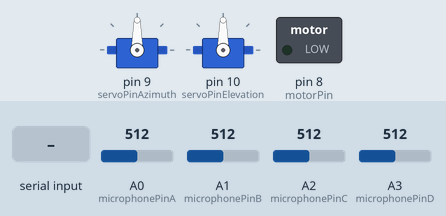
A sketch run on a simulated Arduino Uno, built with avr-gcc and run on an emulated ATmega328P. On the bench: 2 × servo, switched loads named in the sketch (green lamp = pin HIGH). The inputs (shaded band) are chosen by the test bench; at power-on: A0 (microphonePinA) = 512, A1 (microphonePinB) = 512, A2 (microphonePinC) = 512, A3 (microphonePinD) = 512.

Above: at 1.2 s.
1.3 s: "90,45\n" received over Serial
At 4.0 s:
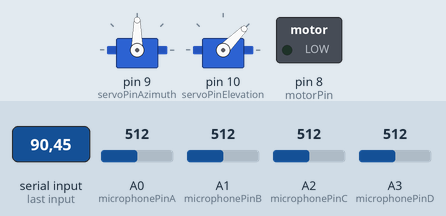
4.3 s: "30,150\n" received over Serial
At 6.2 s:
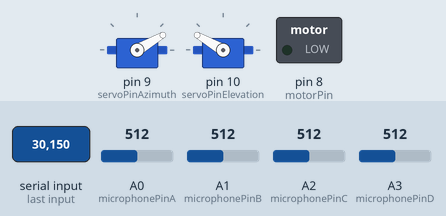
6.8 s: "1,90\n" received over Serial
At 9.2 s:
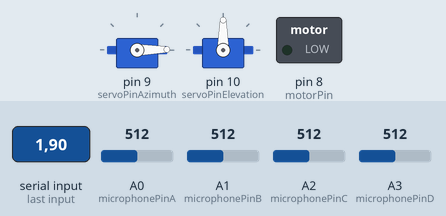
Timing chart, 0 to 10.7 s (numbered marks = the images above; inputs shaded):
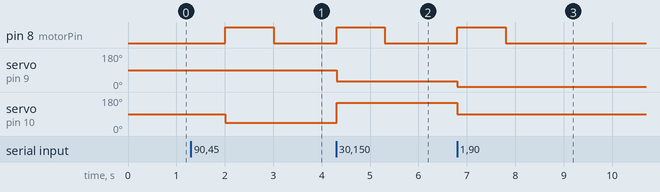

Measured:
- after the input at 1.3 s, pin 8 (motorPin): LOW → HIGH after 0.71 s, → LOW 1.0 s later; servo on pin 10 (servoPinElevation): 90° → 45° after 0.71 s
- after the input at 4.3 s, pin 8 (motorPin): LOW → HIGH at once, → LOW 1.0 s later; servo on pin 9 (servoPinAzimuth): 90° → 30° at once; servo on pin 10 (servoPinElevation): 45° → 150° at once
- after the input at 6.8 s, pin 8 (motorPin): LOW → HIGH at once, → LOW 1.0 s later; servo on pin 9 (servoPinAzimuth): 30° → 1° at once; servo on pin 10 (servoPinElevation): 150° → 90° at once

The sketch:

final_version.ino
```cpp
#include <Servo.h>

// Définir les broches pour les servos et le moteur DC
Servo servoAzimuth;
Servo servoElevation;
const int servoPinAzimuth = 9;
const int servoPinElevation = 10;
const int motorPin = 8; // Broche de contrôle du moteur DC

// Définir les broches pour les microphones
const int microphonePinA = A0;
const int microphonePinB = A1;
const int microphonePinC = A2;
const int microphonePinD = A3;

// Déclarer des variables pour stocker les lectures des microphones
int readingA, readingB, readingC, readingD;
unsigned long voiceDetectedTime[4] = {0};

// Buffers pour stocker les lectures de chaque microphone
const int shortTermBufferSize = 5; // Réduire la taille pour des détections plus rapides
const int longTermBufferSize = 20; // Tampon à long terme réduit pour réagir plus rapidement aux changements
int shortTermBufferA[shortTermBufferSize], shortTermBufferB[shortTermBufferSize], shortTermBufferC[shortTermBufferSize], shortTermBufferD[shortTermBufferSize];
int longTermBufferA[longTermBufferSize], longTermBufferB[longTermBufferSize], longTermBufferC[longTermBufferSize], longTermBufferD[longTermBufferSize];
int shortTermBufferIndex = 0, longTermBufferIndex = 0;

// Variables d'état de détection
bool detectingA = true, detectingB = true, detectingC = true, detectingD = true;
float baselineA = 0, baselineB = 0, baselineC = 0, baselineD = 0;
unsigned long detectionStartTime = 0;
const unsigned long detectionDuration = 1000000; // 1 seconde en microsecondes pour une réaction rapide
const unsigned long initialCollectionDuration = 2000000; // 2 secondes en microsecondes pour collecte initiale
unsigned long startTime;

// Variables pour le contrôle du moteur
bool motorActivated = false;
unsigned long motorStartTime = 0;
const unsigned long motorDuration = 1000000; // 1 seconde en microsecondes

void setup() {
    // Initialiser les broches des microphones
    pinMode(microphonePinA, INPUT);
    pinMode(microphonePinB, INPUT);
    pinMode(microphonePinC, INPUT);
    pinMode(microphonePinD, INPUT);

    // Initialiser la broche du moteur
    pinMode(motorPin, OUTPUT);
    digitalWrite(motorPin, LOW); // S'assurer que le moteur est éteint au démarrage

    // Initialiser la communication série pour le débogage
    Serial.begin(9600);

    // Initialiser les servos
    servoAzimuth.attach(servoPinAzimuth);
    servoElevation.attach(servoPinElevation);

    // Initialiser le temps de début
    startTime = micros();
}

void loop() {
    // Si le moteur est activé, ne pas collecter de nouvelles données
    if (motorActivated) {
        // Vérifier si le temps de désactivation du moteur est atteint
        if (micros() - motorStartTime > motorDuration) {
            digitalWrite(motorPin, LOW);
            motorActivated = false;
        }
        return;
    }

    // Lire les signaux des microphones
    readingA = analogRead(microphonePinA);
    readingB = analogRead(microphonePinB);
    readingC = analogRead(microphonePinC);
    readingD = analogRead(microphonePinD);

    // Mettre à jour les tampons
    shortTermBufferA[shortTermBufferIndex] = readingA;
    shortTermBufferB[shortTermBufferIndex] = readingB;
    shortTermBufferC[shortTermBufferIndex] = readingC;
    shortTermBufferD[shortTermBufferIndex] = readingD;

    longTermBufferA[longTermBufferIndex] = readingA;
    longTermBufferB[longTermBufferIndex] = readingB;
    longTermBufferC[longTermBufferIndex] = readingC;
    longTermBufferD[longTermBufferIndex] = readingD;

    shortTermBufferIndex = (shortTermBufferIndex + 1) % shortTermBufferSize;
    longTermBufferIndex = (longTermBufferIndex + 1) % longTermBufferSize;

    // Calculer les moyennes
    float shortTermAvgA = calculateAverage(shortTermBufferA, shortTermBufferSize);
    float shortTermAvgB = calculateAverage(shortTermBufferB, shortTermBufferSize);
    float shortTermAvgC = calculateAverage(shortTermBufferC, shortTermBufferSize);
    float shortTermAvgD = calculateAverage(shortTermBufferD, shortTermBufferSize);

    float longTermAvgA = calculateAverage(longTermBufferA, longTermBufferSize);
    float longTermAvgB = calculateAverage(longTermBufferB, longTermBufferSize);
    float longTermAvgC = calculateAverage(longTermBufferC, longTermBufferSize);
    float longTermAvgD = calculateAverage(longTermBufferD, longTermBufferSize);

    unsigned long currentTime = micros();

    // Phase de collecte initiale de données pendant 2 secondes
    if (currentTime - startTime < initialCollectionDuration) {
        return;
    }

    // Détecter le son en fonction de la détection initiale et maintenir le seuil

    // Microphone A
    if (detectingA && readingA > shortTermAvgA + 7) { // Si detectingA est vrai, cela signifie que nous recherchons la première détection
        voiceDetectedTime[0] = currentTime;            // Enregistrer le temps de détection
        baselineA = longTermAvgA;                      // Mettre à jour la baseline
        detectingA = false;                            // Passer à false pour indiquer que la détection initiale est faite
    }

    // Microphone B
    if (detectingB && readingB > shortTermAvgB + 7) {
        voiceDetectedTime[1] = currentTime;
        baselineB = longTermAvgB;
        detectingB = false;
    }

    // Microphone C
    if (detectingC && readingC > shortTermAvgC + 7) {
        voiceDetectedTime[2] = currentTime;
        baselineC = longTermAvgC;
        detectingC = false;
    }

    // Microphone D
    if (detectingD && readingD > shortTermAvgD + 7) {
        voiceDetectedTime[3] = currentTime;
        baselineD = longTermAvgD;
        detectingD = false;
    }

    // Maintenir la détection pour une certaine durée

    // Microphone A
    if (!detectingA && readingA > baselineA) { // Si detectingA est false, cela signifie que nous maintenons la détection
        voiceDetectedTime[0] = currentTime;    // Mettre à jour le temps de détection
    }

    // Microphone B
    if (!detectingB && readingB > baselineB) {
        voiceDetectedTime[1] = currentTime;
    }

    // Microphone C
    if (!detectingC && readingC > baselineC) {
        voiceDetectedTime[2] = currentTime;
    }

    // Microphone D
    if (!detectingD && readingD > baselineD) {
        voiceDetectedTime[3] = currentTime;
    }

    // Réinitialiser la logique de détection après la durée
    if (currentTime - detectionStartTime > detectionDuration) {
        detectingA = detectingB = detectingC = detectingD = true; // Réinitialiser les variables d'état
        detectionStartTime = currentTime; // Réinitialiser le temps de début de détection
    }

    // Envoyer les temps de détection une fois que tous sont capturés
    if (voiceDetectedTime[0] != 0 && voiceDetectedTime[1] != 0 && voiceDetectedTime[2] != 0 && voiceDetectedTime[3] != 0) {
        // Vérifier que les temps de détection sont dans une plage raisonnable
        unsigned long minTime = voiceDetectedTime[0];
        unsigned long maxTime = voiceDetectedTime[0];
        for (int i = 1; i < 4; i++) {
            if (voiceDetectedTime[i] < minTime) minTime = voiceDetectedTime[i];
            if (voiceDetectedTime[i] > maxTime) maxTime = voiceDetectedTime[i];
        }
        if (maxTime - minTime < 100000) { // Si la différence est raisonnable (moins de 100 ms)
            Serial.print("ARRAY: [");
            Serial.print(voiceDetectedTime[0]);
            Serial.print(", ");
            Serial.print(voiceDetectedTime[1]);
            Serial.print(", ");
            Serial.print(voiceDetectedTime[2]);
            Serial.print(", ");
            Serial.print(voiceDetectedTime[3]);
            Serial.println("]");
            // Réinitialiser les temps après l'envoi
            for (int i = 0; i < 4; i++) {
                voiceDetectedTime[i] = 0;
            }
            // Réinitialiser les variables d'état pour éviter les détections multiples
            detectingA = detectingB = detectingC = detectingD = true;
        }
    }

    // Vérifier si des données sont disponibles sur le port série
    if (Serial.available() > 0) {
        // Lire la ligne de données
        String data = Serial.readStringUntil('\n');

        // Diviser la ligne en azimut et élévation
        int commaIndex = data.indexOf(',');
        if (commaIndex > 0) {
            String azimuthStr = data.substring(0, commaIndex);
            String elevationStr = data.substring(commaIndex + 1);

            // Convertir les chaînes en nombres
            float azimuth = azimuthStr.toFloat();
            float elevation = elevationStr.toFloat();

            // Contrainte des angles entre 0 et 180 degrés pour les servos
            azimuth = constrain(azimuth, 0, 180);
            elevation = constrain(elevation, 0, 180);

            // Déplacer les servos aux angles reçus
            servoAzimuth.write(azimuth);
            servoElevation.write(elevation);

            // Activer le moteur pour tirer
            digitalWrite(motorPin, HIGH);
            motorStartTime = micros();
            motorActivated = true;
        }
    }
}

// Fonction pour calculer la moyenne d'un tableau
float calculateAverage(int* buffer, int bufferSize) {
    long sum = 0;
    for (int i = 0; i < bufferSize; i++) {
        sum += buffer[i];
    }
    return sum / (float)bufferSize;
}
```
